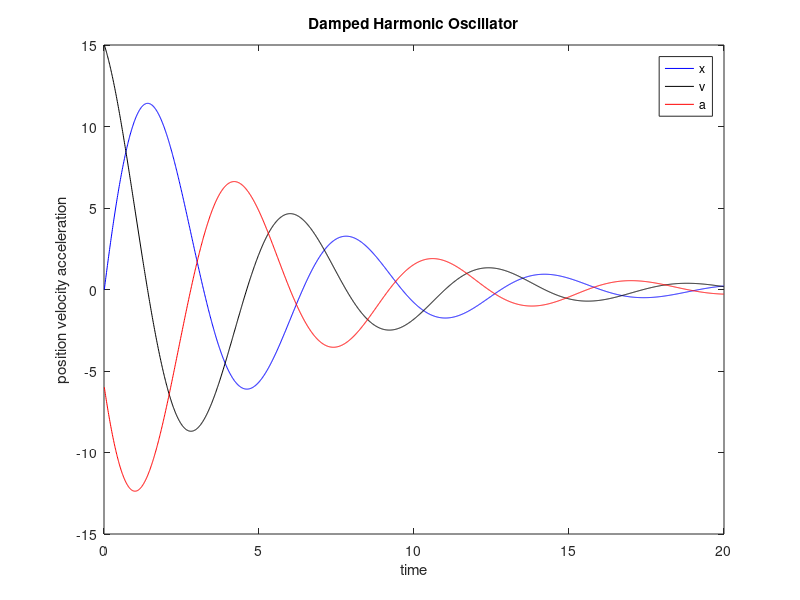

MATLAB code to generate this figure:
clc;
clear all;
k=1;
m=1;
x=0;
ti=0.01; %Initial time
tf=20; %Final time
vi=15;%initial velocity
index=1;

b=0.4; %Sampling coefficient

h=0.01; %step size

while (ti<=tf)
    a=(-k*x-b*vi)/m; %Acceleration
    ta(index) = ti;
    xa(index) = x;
    va(index) = vi;
    aa(index) = a;
    x=x+vi*h; %Find position
    vi=vi+a*h; %Find velocity
    ti=ti+h;
    index=index+1; %Update index variable
end

plot(ta,xa,'b'); %Time vs position graph
hold on
plot(ta,va,'k'); %Time vs velocity graph
hold on
plot(ta, aa,'r'); %Time vs aaceleration
table(:,1) = ta';
table(:,2) = xa';
table(:,3) = va';
table(:,4) = aa';
disp('t x v a');
disp(table);
xlabel('time');
ylabel('position velocity acceleration');
title('Damped Harmonic Oscillator');
legend('x','v','a');
hold off
hold off